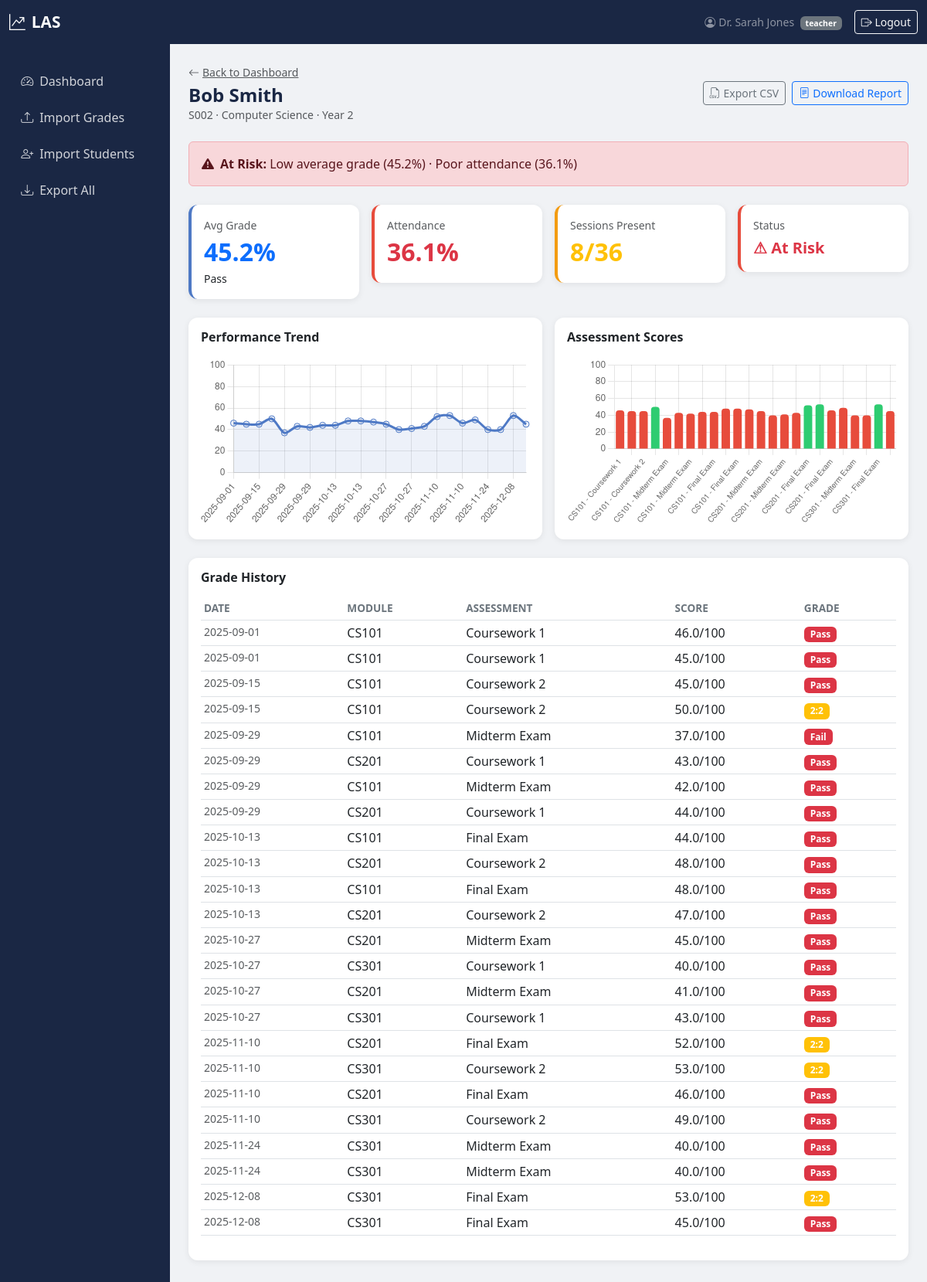
Page /teacher/student/2 (signed in) on the committed database.
### tables this page shows
CREATE TABLE users (
            id INTEGER PRIMARY KEY AUTOINCREMENT,
            username TEXT UNIQUE NOT NULL,
            password TEXT NOT NULL,
            role TEXT NOT NULL CHECK(role IN ('teacher', 'student')),
            full_name TEXT NOT NULL,
            email TEXT
        );

CREATE TABLE students (
            id INTEGER PRIMARY KEY AUTOINCREMENT,
            user_id INTEGER REFERENCES users(id),
            student_number TEXT UNIQUE NOT NULL,
            course TEXT,
            year INTEGER
        );

CREATE TABLE grades (
            id INTEGER PRIMARY KEY AUTOINCREMENT,
            student_id INTEGER REFERENCES students(id),
            module_id INTEGER REFERENCES modules(id),
            assessment_name TEXT NOT NULL,
            score REAL NOT NULL,
            max_score REAL NOT NULL DEFAULT 100,
            date TEXT NOT NULL
        );

CREATE TABLE modules (
            id INTEGER PRIMARY KEY AUTOINCREMENT,
            code TEXT UNIQUE NOT NULL,
            name TEXT NOT NULL,
            teacher_id INTEGER REFERENCES users(id)
        );

### main.py (the view)
@app.route('/teacher/student/<int:student_id>')
@teacher_required
def student_detail(student_id):
    student = Student.get_by_id(student_id)
    if not student:
        flash('Student not found.', 'danger')
        return redirect(url_for('teacher_dashboard'))
    avg = get_student_avg(student_id)
    attendance = get_attendance_rate(student_id)
    at_risk, reasons = is_at_risk(student_id)
    module_avgs = get_module_averages(student_id)
    grades = Grade.get_by_student(student_id)
    att_summary = Attendance.get_summary_by_student(student_id)
    dates, scores = get_performance_trend(student_id)
    labels, grade_scores = get_grade_distribution(student_id)
    return render_template('student_detail.html',
        student=student,
        avg=avg,
        attendance=attendance,
        at_risk=at_risk,
        reasons=reasons,
        module_avgs=module_avgs,
        grades=grades,
        att_summary=att_summary,
        trend_dates=json.dumps(dates),
        trend_scores=json.dumps(scores),
        bar_labels=json.dumps(labels),
        bar_scores=json.dumps(grade_scores),
        grade_label=grade_label,
        grade_colour=grade_colour
    )

### analytics.py (called while the page is built)
def _pct(grade_row):
    max_score = grade_row['max_score'] or 100
    return (grade_row['score'] / max_score) * 100

def get_student_avg(student_id):
    grades = Grade.get_by_student(student_id)
    if not grades:
        return 0
    total_pct = sum(_pct(g) for g in grades)
    return round(total_pct / len(grades), 1)

def get_module_averages(student_id):
    grades = Grade.get_by_student(student_id)
    modules = {}
    for g in grades:
        key = g['module_code']
        if key not in modules:
            modules[key] = {'name': g['module_name'], 'percentages': []}
        modules[key]['percentages'].append(_pct(g))
    if not modules:
        return {}
    return {
        k: {
            'name': v['name'],
            'avg': round(sum(v['percentages']) / len(v['percentages']), 1),
            'scores': [round(p, 1) for p in v['percentages']]
        }
        for k, v in modules.items()
    }

def get_attendance_rate(student_id):
    summary = Attendance.get_summary_by_student(student_id)
    if not summary or summary['total'] == 0:
        return 100
    rate = (summary['present'] + summary['late'] * 0.5) / summary['total'] * 100
    return round(rate, 1)

def is_at_risk(student_id):
    avg = get_student_avg(student_id)
    attendance = get_attendance_rate(student_id)
    reasons = []
    if avg < LOW_GRADE_THRESHOLD:
        reasons.append(f"Low average grade ({avg}%)")
    if attendance < LOW_ATTENDANCE_THRESHOLD:
        reasons.append(f"Poor attendance ({attendance}%)")
    grades = Grade.get_by_student(student_id)
    if len(grades) >= 4:
        recent_avg  = sum(_pct(g) for g in grades[-2:]) / 2
        earlier_avg = sum(_pct(g) for g in grades[-4:-2]) / 2
        drop = earlier_avg - recent_avg
        if drop > DECLINE_THRESHOLD:
            reasons.append(f"Declining performance (dropped {round(drop, 1)} points)")
    return len(reasons) > 0, reasons

def get_grade_distribution(student_id):
    grades = Grade.get_by_student(student_id)
    labels = [f"{g['module_code']} - {g['assessment_name']}" for g in grades]
    scores = [round(_pct(g), 1) for g in grades]
    return labels, scores

def get_performance_trend(student_id):
    grades = Grade.get_by_student(student_id)
    dates  = [g['date'] for g in grades]
    scores = [round(_pct(g), 1) for g in grades]
    return dates, scores

### database.py (called while the page is built)
def get_db():
    conn = sqlite3.connect(DATABASE)
    conn.row_factory = sqlite3.Row
    conn.execute("PRAGMA foreign_keys = ON")
    return conn

### templates/student_detail.html (shortened to what this page needs)
{% extends 'base.html' %}
{% block content %}
<div class="d-flex justify-content-between align-items-center mb-4">
    <div>
        <a href="{{ url_for('teacher_dashboard') }}" class="text-muted small">
            <i class="bi bi-arrow-left me-1"></i>Back to Dashboard
        </a>
        <h4 class="page-header mb-0 mt-1">{{ student.full_name }}</h4>
        <div class="text-muted small">{{ student.student_number }} · {{ student.course }} · Year {{ student.year }}</div>
    </div>
    <div class="d-flex gap-2">
        <a href="{{ url_for('export_student_csv', student_id=student.id) }}" class="btn btn-sm btn-outline-secondary">
            <i class="bi bi-filetype-csv me-1"></i>Export CSV
        </a>
        <a href="{{ url_for('download_report', student_id=student.id) }}" class="btn btn-sm btn-outline-primary">
            <i class="bi bi-file-text me-1"></i>Download Report
        </a>
    </div>
</div>
{% if at_risk %}
<div class="alert alert-danger mb-4">
    <strong><i class="bi bi-exclamation-triangle-fill me-2"></i>At Risk:</strong>
    {{ reasons|join(' · ') }}
</div>
{% endif %}
<div class="row g-3 mb-4">
    <div class="col-6 col-md-3">
        <div class="card stat-card blue p-3">
            <div class="text-muted small">Avg Grade</div>
            <div class="fs-2 fw-bold text-primary">{{ avg }}%</div>
            <div class="small">{{ grade_label(avg) }}</div>
        </div>
    </div>
    <div class="col-6 col-md-3">
        <div class="card stat-card {{ 'green' if attendance >= 80 else 'red' }} p-3">
            <div class="text-muted small">Attendance</div>
            <div class="fs-2 fw-bold text-{{ 'success' if attendance >= 80 else 'danger' }}">{{ attendance }}%</div>
        </div>
    </div>
    <div class="col-6 col-md-3">
        <div class="card stat-card orange p-3">
            <div class="text-muted small">Sessions Present</div>
            <div class="fs-2 fw-bold text-warning">{{ att_summary.present }}/{{ att_summary.total }}</div>
        </div>
    </div>
    <div class="col-6 col-md-3">
        <div class="card stat-card {{ 'green' if not at_risk else 'red' }} p-3">
            <div class="text-muted small">Status</div>
            <div class="fs-5 fw-bold mt-1">
                {% if at_risk %}<span class="text-danger">⚠ At Risk</span>
                {% else %}<span class="text-success">✓ On Track</span>{% endif %}
            </div>
        </div>
    </div>
</div>
<div class="row g-3 mb-4">
    <div class="col-md-6">
        <div class="card p-3">
            <h6 class="fw-semibold mb-3">Performance Trend</h6>
            <div style="height:220px"><canvas id="trendChart"></canvas></div>
        </div>
    </div>
    <div class="col-md-6">
        <div class="card p-3">
            <h6 class="fw-semibold mb-3">Assessment Scores</h6>
            <div style="height:220px"><canvas id="barChart"></canvas></div>
        </div>
    </div>
</div>
<div class="card mb-4">
    <div class="card-body">
        <h6 class="fw-semibold mb-3">Grade History</h6>
        <div class="table-responsive">
            <table class="table table-sm table-hover">
                <thead>
                    <tr><th>Date</th><th>Module</th><th>Assessment</th><th>Score</th><th>Grade</th></tr>
                </thead>
                <tbody>
                {% for g in grades %}
                <tr>
                    <td class="text-muted small">{{ g.date }}</td>
                    <td>{{ g.module_code }}</td>
                    <td>{{ g.assessment_name }}</td>
                    <td>{{ g.score }}/{{ g.max_score|int }}</td>
                    <td><span class="badge bg-{{ grade_colour(g.score) }}">{{ grade_label(g.score) }}</span></td>
                </tr>
                {% endfor %}
                </tbody>
            </table>
        </div>
    </div>
</div>
{% endblock %}
{% block scripts %}
<script>
const dates  = {{ trend_dates|safe }};
const scores = {{ trend_scores|safe }};
const barLabels = {{ bar_labels|safe }};
const barScores = {{ bar_scores|safe }};
new Chart(document.getElementById('trendChart'), {
    type: 'line',
    data: {
        labels: dates,
        datasets: [{
            label: 'Score',
            data: scores,
            borderColor: '#4e79c5',
            backgroundColor: 'rgba(78,121,197,0.1)',
            fill: true, tension: 0.3, pointRadius: 4
        }]
    },
    options: { responsive: true, maintainAspectRatio: false,
        plugins: { legend: { display: false } },
        scales: { y: { min: 0, max: 100 } }
    }
});
new Chart(document.getElementById('barChart'), {
    type: 'bar',
    data: {
        labels: barLabels,
        datasets: [{
            data: barScores,
            backgroundColor: barScores.map(v => v >= 50 ? '#2ecc71' : '#e74c3c'),
            borderRadius: 4
        }]
    },
    options: { responsive: true, maintainAspectRatio: false,
        plugins: { legend: { display: false } },
        scales: { y: { min: 0, max: 100 }, x: { ticks: { font: { size: 10 } } } }
    }
});
</script>
{% endblock %}

### templates/base.html (style rules this page uses)
body { background: #f0f2f5; font-family: 'Segoe UI', sans-serif; }
.card { border: none; border-radius: 12px; box-shadow: 0 2px 8px rgba(0,0,0,0.07); }
.stat-card { border-left: 4px solid; }
.stat-card.blue { border-color: #4e79c5; }
.stat-card.orange { border-color: #f39c12; }
.stat-card.red { border-color: #e74c3c; }
.table th { font-size: .85rem; text-transform: uppercase; color: #6c757d; font-weight: 600; }
.page-header { font-weight: 700; color: #1a2744; }

### rows in the picture
users: full_name "Bob Smith"
students: student_number "S002", course "Computer Science", year "2"
grades: date "2025-09-01", module_code "CS101", assessment_name "Coursework 1", score "46.0", max_score "100", score "Pass"
grades: date "2025-09-01", module_code "CS101", assessment_name "Coursework 1", score "45.0", max_score "100", score "Pass"
grades: date "2025-09-15", module_code "CS101", assessment_name "Coursework 2", score "45.0", max_score "100", score "Pass"
grades: date "2025-09-15", module_code "CS101", assessment_name "Coursework 2", score "50.0", max_score "100", score "2:2"
grades: date "2025-09-29", module_code "CS101", assessment_name "Midterm Exam", score "37.0", max_score "100", score "Fail"
grades: date "2025-09-29", module_code "CS201", assessment_name "Coursework 1", score "43.0", max_score "100", score "Pass"
grades: date "2025-09-29", module_code "CS101", assessment_name "Midterm Exam", score "42.0", max_score "100", score "Pass"
grades: date "2025-09-29", module_code "CS201", assessment_name "Coursework 1", score "44.0", max_score "100", score "Pass"
grades: date "2025-10-13", module_code "CS101", assessment_name "Final Exam", score "44.0", max_score "100", score "Pass"
grades: date "2025-10-13", module_code "CS201", assessment_name "Coursework 2", score "48.0", max_score "100", score "Pass"
grades: date "2025-10-13", module_code "CS101", assessment_name "Final Exam", score "48.0", max_score "100", score "Pass"
grades: date "2025-10-13", module_code "CS201", assessment_name "Coursework 2", score "47.0", max_score "100", score "Pass"
grades: date "2025-10-27", module_code "CS201", assessment_name "Midterm Exam", score "45.0", max_score "100", score "Pass"
grades: date "2025-10-27", module_code "CS301", assessment_name "Coursework 1", score "40.0", max_score "100", score "Pass"
grades: date "2025-10-27", module_code "CS201", assessment_name "Midterm Exam", score "41.0", max_score "100", score "Pass"
grades: date "2025-10-27", module_code "CS301", assessment_name "Coursework 1", score "43.0", max_score "100", score "Pass"
grades: date "2025-11-10", module_code "CS201", assessment_name "Final Exam", score "52.0", max_score "100", score "2:2"
grades: date "2025-11-10", module_code "CS301", assessment_name "Coursework 2", score "53.0", max_score "100", score "2:2"
grades: date "2025-11-10", module_code "CS201", assessment_name "Final Exam", score "46.0", max_score "100", score "Pass"
grades: date "2025-11-10", module_code "CS301", assessment_name "Coursework 2", score "49.0", max_score "100", score "Pass"
grades: date "2025-11-24", module_code "CS301", assessment_name "Midterm Exam", score "40.0", max_score "100", score "Pass"
grades: date "2025-11-24", module_code "CS301", assessment_name "Midterm Exam", score "40.0", max_score "100", score "Pass"
grades: date "2025-12-08", module_code "CS301", assessment_name "Final Exam", score "53.0", max_score "100", score "2:2"
grades: date "2025-12-08", module_code "CS301", assessment_name "Final Exam", score "45.0", max_score "100", score "Pass"

### other values in the picture
{{ session.full_name }} "Dr. Sarah Jones"
{{ session.role }} "teacher"
{{ reasons|join(' · ') }} "Low average grade (45.2%) · Poor attendance (36.1%)"
{{ avg }} "45.2"
{{ grade_label(avg) }} "Pass"
{{ attendance }} "36.1"
{{ att_summary.present }} "8"
{{ att_summary.total }} "36"
chart data {{ trend_scores|safe }} [46.0, 45.0, 45.0, 50.0, 37.0, 43.0, 42.0, 44.0, 44.0, 48.0, 48.0, 47.0, 45.0, 40.0, 41.0, 43.0, 52.0, 53.0, 46.0, 49.0, 40.0, 40.0, 53.0, 45.0]
chart data {{ bar_scores|safe }} [46.0, 45.0, 45.0, 50.0, 37.0, 43.0, 42.0, 44.0, 44.0, 48.0, 48.0, 47.0, 45.0, 40.0, 41.0, 43.0, 52.0, 53.0, 46.0, 49.0, 40.0, 40.0, 53.0, 45.0]
